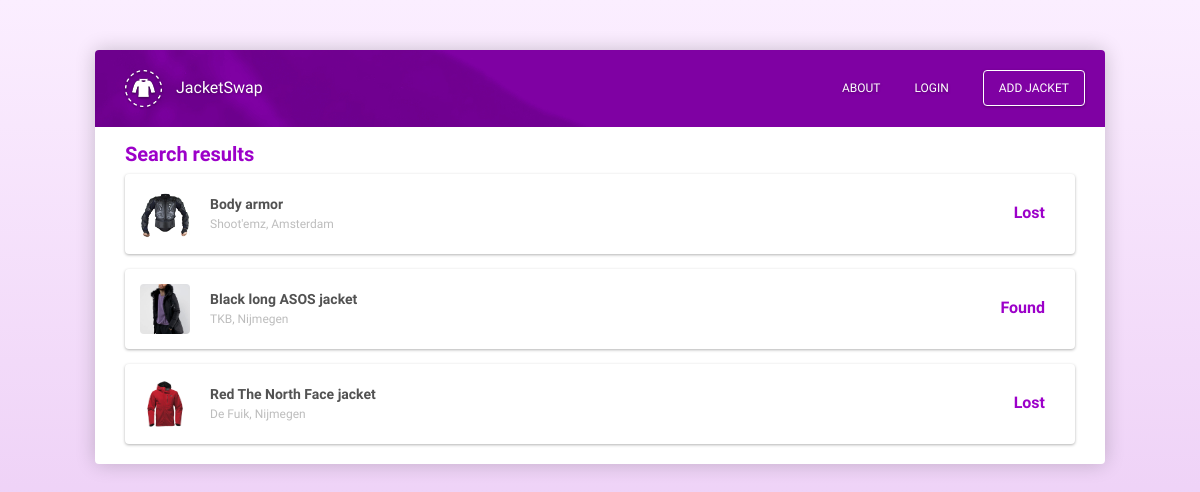
/jacket/search/, run on an earlier commit of the app's database.
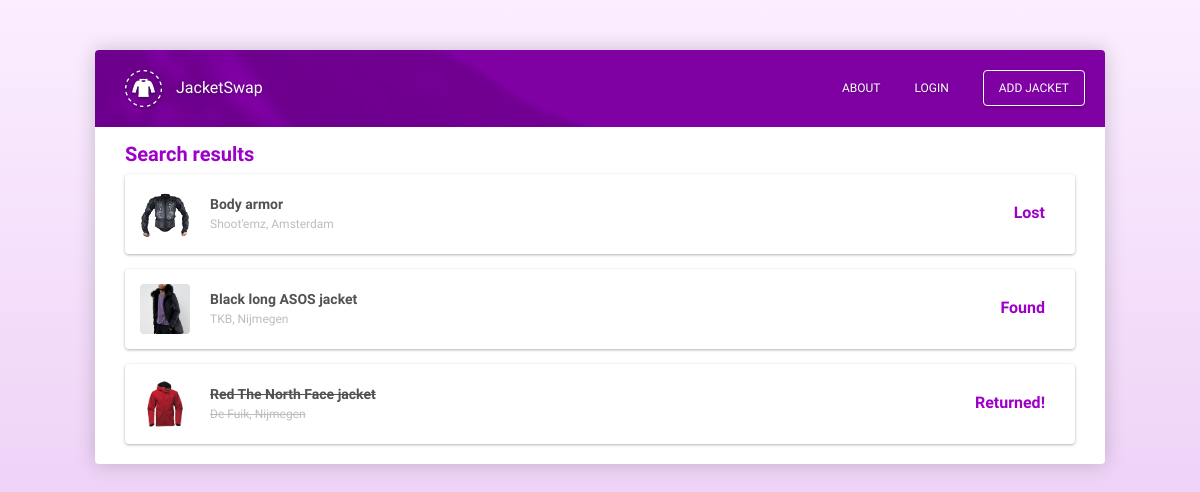
And on a later commit of the database.
### jacket/models.py (models this page shows, shortened)
class Jacket(models.Model):
    title = models.CharField(max_length=300)
    description = models.TextField()
    location = models.CharField(max_length=300)
    image = models.FileField(default='generic/img/series-placeholder.png')
    added_by = models.ForeignKey(User, default='1', on_delete=models.CASCADE)
    added_on = models.DateTimeField(auto_now_add=True)
    returned = models.BooleanField(default=False)
    lost_found = models.CharField(default='found', max_length=5)

### jacket/views.py (the view)
# urls.py: path('search/', views.search_results, name='search'),
def search_results(request):
    template_name = "jacket/index.html"
    if request.method == 'POST':
        search_string = request.POST['search']
        if search_string == '':
            context = {'jackets': Jacket.objects.all().order_by('-added_on'), 'source': 'search'}
            return render(request, template_name, context)
        search_fields = ['title', 'description', 'location']
        f = search_filter(search_fields, search_string)
        context = {'jackets': Jacket.objects.filter(f).order_by('-added_on'), 'source': 'search'}
        return render(request, template_name, context)
    else:
        context = {'jackets': Jacket.objects.all().order_by('-added_on'), 'source': 'search'}
        return render(request, template_name, context)

### jacketswap/templates/jacket/index.html (shortened to what this page needs)
{% extends "generic/base.html" %}
{% block content %}
    <div class="col-lg-12">
        <h5>
            {% if source == 'search' %}
                Search results
            {% elif source == 'your-jackets' %}
                Your jackets
            {% endif %}
        </h5>
        {% for jacket in jackets %}
            <a href="{% url 'jacket:details' jacket.pk %}">
                <div class="jacket-item {% if jacket.returned %}returned{% endif %}">
                    <div class="image" style="background-image: url({{ jacket.image.url }})"></div>
                    <div class="info">
                        <div class="title">{{ jacket.title }}</div>
                        <div class="location">{{ jacket.location }}</div>
                    </div>
                    <div class="lof">
                        {% if jacket.returned %}
                            Returned!
                        {% else %}
                            {{ jacket.lost_found }}
                        {% endif %}
                    </div>
                </div>
            </a>
        {% endfor %}
    </div>
{% endblock %}

What changed in the data, as far as the page shows it:
changed Jacket "Red The North Face jacket": lost_found "Lost" → (not shown); now shows "Returned!"
